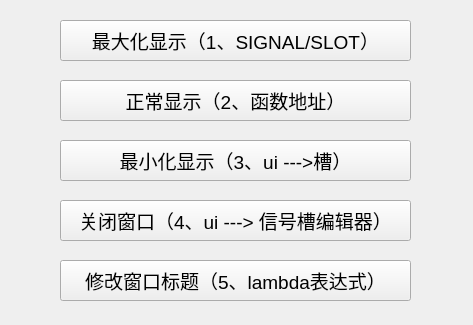
<?xml version="1.0" encoding="UTF-8"?>
<ui version="4.0">
 <class>Widget</class>
 <widget class="QWidget" name="Widget">
  <property name="geometry">
   <rect>
    <x>0</x>
    <y>0</y>
    <width>473</width>
    <height>325</height>
   </rect>
  </property>
  <property name="windowTitle">
   <string>Widget</string>
  </property>
  <widget class="QPushButton" name="btnMax">
   <property name="geometry">
    <rect>
     <x>60</x>
     <y>20</y>
     <width>351</width>
     <height>41</height>
    </rect>
   </property>
   <property name="font">
    <font>
     <pointsize>14</pointsize>
    </font>
   </property>
   <property name="text">
    <string>最大化显示（1、SIGNAL/SLOT）</string>
   </property>
  </widget>
  <widget class="QPushButton" name="btnNormal">
   <property name="geometry">
    <rect>
     <x>60</x>
     <y>80</y>
     <width>351</width>
     <height>41</height>
    </rect>
   </property>
   <property name="font">
    <font>
     <pointsize>14</pointsize>
    </font>
   </property>
   <property name="text">
    <string>正常显示（2、函数地址）</string>
   </property>
  </widget>
  <widget class="QPushButton" name="btnMin">
   <property name="geometry">
    <rect>
     <x>60</x>
     <y>140</y>
     <width>351</width>
     <height>41</height>
    </rect>
   </property>
   <property name="font">
    <font>
     <pointsize>14</pointsize>
    </font>
   </property>
   <property name="text">
    <string>最小化显示（3、ui ---&gt;槽）</string>
   </property>
  </widget>
  <widget class="QPushButton" name="btnClose">
   <property name="geometry">
    <rect>
     <x>60</x>
     <y>200</y>
     <width>351</width>
     <height>41</height>
    </rect>
   </property>
   <property name="font">
    <font>
     <pointsize>14</pointsize>
    </font>
   </property>
   <property name="text">
    <string>关闭窗口（4、ui ---&gt; 信号槽编辑器）</string>
   </property>
  </widget>
  <widget class="QPushButton" name="btnSetTitle">
   <property name="geometry">
    <rect>
     <x>60</x>
     <y>260</y>
     <width>351</width>
     <height>41</height>
    </rect>
   </property>
   <property name="font">
    <font>
     <pointsize>14</pointsize>
    </font>
   </property>
   <property name="text">
    <string>修改窗口标题（5、lambda表达式）</string>
   </property>
  </widget>
 </widget>
 <resources/>
 <connections>
  <connection>
   <sender>btnClose</sender>
   <signal>clicked()</signal>
   <receiver>Widget</receiver>
   <slot>close()</slot>
   <hints>
    <hint type="sourcelabel">
     <x>235</x>
     <y>220</y>
    </hint>
    <hint type="destinationlabel">
     <x>236</x>
     <y>162</y>
    </hint>
   </hints>
  </connection>
 </connections>
</ui>
